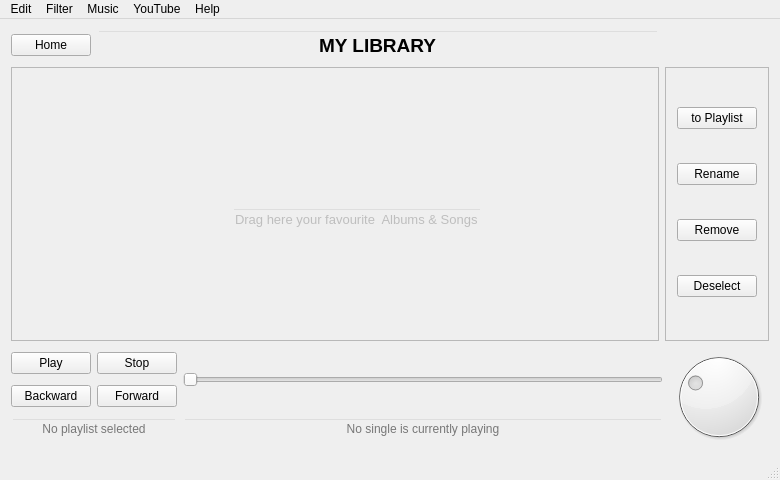
<?xml version="1.0" encoding="UTF-8"?>
<ui version="4.0">
 <class>MainWin</class>
 <widget class="QMainWindow" name="MainWin">
  <property name="geometry">
   <rect>
    <x>0</x>
    <y>0</y>
    <width>780</width>
    <height>480</height>
   </rect>
  </property>
  <property name="baseSize">
   <size>
    <width>780</width>
    <height>480</height>
   </size>
  </property>
  <property name="windowTitle">
   <string>MainWin</string>
  </property>
  <widget class="QWidget" name="centralWidget">
   <layout class="QGridLayout" name="gridLayout_2">
    <item row="1" column="0" colspan="2">
     <widget class="QScrollArea" name="dropArea">
      <property name="sizePolicy">
       <sizepolicy hsizetype="Preferred" vsizetype="Expanding">
        <horstretch>0</horstretch>
        <verstretch>0</verstretch>
       </sizepolicy>
      </property>
      <property name="mouseTracking">
       <bool>true</bool>
      </property>
      <property name="acceptDrops">
       <bool>true</bool>
      </property>
      <property name="widgetResizable">
       <bool>true</bool>
      </property>
      <property name="alignment">
       <set>Qt::AlignLeading|Qt::AlignLeft|Qt::AlignTop</set>
      </property>
      <widget class="QWidget" name="dropAreaContent">
       <property name="geometry">
        <rect>
         <x>0</x>
         <y>0</y>
         <width>654</width>
         <height>272</height>
        </rect>
       </property>
       <widget class="QLineEdit" name="default_placeholder">
        <property name="enabled">
         <bool>false</bool>
        </property>
        <property name="geometry">
         <rect>
          <x>220</x>
          <y>140</y>
          <width>250</width>
          <height>22</height>
         </rect>
        </property>
        <property name="minimumSize">
         <size>
          <width>250</width>
          <height>0</height>
         </size>
        </property>
        <property name="font">
         <font>
          <family>Ubuntu</family>
          <pointsize>10</pointsize>
          <weight>50</weight>
          <bold>false</bold>
         </font>
        </property>
        <property name="mouseTracking">
         <bool>false</bool>
        </property>
        <property name="acceptDrops">
         <bool>false</bool>
        </property>
        <property name="autoFillBackground">
         <bool>false</bool>
        </property>
        <property name="styleSheet">
         <string notr="true">background-color: rgba(255, 255, 255, 0);</string>
        </property>
        <property name="text">
         <string>Drag here your favourite  Albums &amp; Songs</string>
        </property>
        <property name="frame">
         <bool>true</bool>
        </property>
        <property name="alignment">
         <set>Qt::AlignCenter</set>
        </property>
        <property name="readOnly">
         <bool>true</bool>
        </property>
       </widget>
      </widget>
     </widget>
    </item>
    <item row="0" column="0">
     <widget class="QPushButton" name="ButtonHome">
      <property name="text">
       <string>Home</string>
      </property>
     </widget>
    </item>
    <item row="0" column="1">
     <widget class="QLineEdit" name="TitleLibrary">
      <property name="font">
       <font>
        <family>Ubuntu</family>
        <pointsize>14</pointsize>
        <weight>75</weight>
        <bold>true</bold>
       </font>
      </property>
      <property name="mouseTracking">
       <bool>false</bool>
      </property>
      <property name="acceptDrops">
       <bool>false</bool>
      </property>
      <property name="styleSheet">
       <string notr="true">background: transparent;</string>
      </property>
      <property name="text">
       <string>MY LIBRARY</string>
      </property>
      <property name="alignment">
       <set>Qt::AlignCenter</set>
      </property>
      <property name="readOnly">
       <bool>true</bool>
      </property>
     </widget>
    </item>
    <item row="2" column="0" colspan="3">
     <layout class="QHBoxLayout" name="horizontalLayout">
      <item>
       <layout class="QGridLayout" name="gridLayout">
        <item row="0" column="0">
         <widget class="QPushButton" name="ButtonPlay">
          <property name="text">
           <string>Play</string>
          </property>
          <property name="shortcut">
           <string/>
          </property>
         </widget>
        </item>
        <item row="2" column="2">
         <widget class="QLineEdit" name="CurrentSongLine">
          <property name="enabled">
           <bool>false</bool>
          </property>
          <property name="mouseTracking">
           <bool>false</bool>
          </property>
          <property name="acceptDrops">
           <bool>false</bool>
          </property>
          <property name="styleSheet">
           <string notr="true">background-color: rgba(255, 255, 255, 0);</string>
          </property>
          <property name="alignment">
           <set>Qt::AlignCenter</set>
          </property>
          <property name="readOnly">
           <bool>true</bool>
          </property>
          <property name="placeholderText">
           <string>No single is currently playing</string>
          </property>
         </widget>
        </item>
        <item row="0" column="1">
         <widget class="QPushButton" name="ButtonStop">
          <property name="text">
           <string>Stop</string>
          </property>
         </widget>
        </item>
        <item row="2" column="0" colspan="2">
         <widget class="QLineEdit" name="CurrentAlbumLine">
          <property name="enabled">
           <bool>false</bool>
          </property>
          <property name="mouseTracking">
           <bool>false</bool>
          </property>
          <property name="acceptDrops">
           <bool>false</bool>
          </property>
          <property name="autoFillBackground">
           <bool>false</bool>
          </property>
          <property name="styleSheet">
           <string notr="true">background-color: rgba(255, 255, 255, 0);</string>
          </property>
          <property name="alignment">
           <set>Qt::AlignCenter</set>
          </property>
          <property name="readOnly">
           <bool>true</bool>
          </property>
          <property name="placeholderText">
           <string>No playlist selected</string>
          </property>
         </widget>
        </item>
        <item row="1" column="0">
         <widget class="QPushButton" name="ButtonBackward">
          <property name="text">
           <string>Backward</string>
          </property>
         </widget>
        </item>
        <item row="1" column="1">
         <widget class="QPushButton" name="ButtonForward">
          <property name="text">
           <string>Forward</string>
          </property>
         </widget>
        </item>
        <item row="0" column="2" rowspan="2">
         <widget class="QSlider" name="ProgressSlider">
          <property name="mouseTracking">
           <bool>true</bool>
          </property>
          <property name="orientation">
           <enum>Qt::Horizontal</enum>
          </property>
         </widget>
        </item>
       </layout>
      </item>
      <item>
       <widget class="QDial" name="VolumeSlider">
        <property name="mouseTracking">
         <bool>false</bool>
        </property>
        <property name="value">
         <number>30</number>
        </property>
       </widget>
      </item>
     </layout>
    </item>
    <item row="1" column="2">
     <widget class="QFrame" name="dropAreaOptions">
      <property name="frameShape">
       <enum>QFrame::StyledPanel</enum>
      </property>
      <property name="frameShadow">
       <enum>QFrame::Raised</enum>
      </property>
      <layout class="QVBoxLayout" name="verticalLayout">
       <item>
        <widget class="QPushButton" name="pushButton">
         <property name="sizePolicy">
          <sizepolicy hsizetype="Minimum" vsizetype="Fixed">
           <horstretch>0</horstretch>
           <verstretch>0</verstretch>
          </sizepolicy>
         </property>
         <property name="text">
          <string>to Playlist</string>
         </property>
        </widget>
       </item>
       <item>
        <widget class="QPushButton" name="ButtonRename">
         <property name="text">
          <string>Rename</string>
         </property>
        </widget>
       </item>
       <item>
        <widget class="QPushButton" name="ButtonRemove">
         <property name="text">
          <string>Remove</string>
         </property>
        </widget>
       </item>
       <item>
        <widget class="QPushButton" name="ButtonDeselect">
         <property name="text">
          <string>Deselect</string>
         </property>
        </widget>
       </item>
      </layout>
     </widget>
    </item>
   </layout>
  </widget>
  <widget class="QMenuBar" name="menuBar">
   <property name="geometry">
    <rect>
     <x>0</x>
     <y>0</y>
     <width>780</width>
     <height>22</height>
    </rect>
   </property>
   <widget class="QMenu" name="menuFilter">
    <property name="title">
     <string>Filter</string>
    </property>
    <addaction name="actionSearch"/>
    <addaction name="actionFilters"/>
   </widget>
   <widget class="QMenu" name="menuMusic">
    <property name="title">
     <string>Music</string>
    </property>
    <widget class="QMenu" name="menuPlay">
     <property name="title">
      <string>Play</string>
     </property>
     <addaction name="actionNextAlbum"/>
     <addaction name="actionPreviousAlbum"/>
     <addaction name="actionRandomSong"/>
     <addaction name="actionMixUp"/>
    </widget>
    <addaction name="menuPlay"/>
    <addaction name="actionRecent"/>
   </widget>
   <widget class="QMenu" name="menuYouTube">
    <property name="title">
     <string>YouTube</string>
    </property>
    <addaction name="actionAddURL"/>
   </widget>
   <widget class="QMenu" name="menuHelp">
    <property name="title">
     <string>Help</string>
    </property>
    <addaction name="actionShortcuts"/>
    <addaction name="actionAbout"/>
   </widget>
   <widget class="QMenu" name="menuEdit">
    <property name="title">
     <string>Edit</string>
    </property>
    <addaction name="actionAddNewAlbum"/>
    <addaction name="actionAddNewSongs"/>
    <addaction name="actionEditPlaylist"/>
    <addaction name="actionEditLibrary"/>
   </widget>
   <addaction name="menuEdit"/>
   <addaction name="menuFilter"/>
   <addaction name="menuMusic"/>
   <addaction name="menuYouTube"/>
   <addaction name="menuHelp"/>
  </widget>
  <widget class="QStatusBar" name="statusBar"/>
  <action name="actionAddNewAlbum">
   <property name="text">
    <string>Add Album</string>
   </property>
   <property name="shortcut">
    <string>Ctrl+A</string>
   </property>
  </action>
  <action name="actionEditPlaylist">
   <property name="text">
    <string>Edit Playlist</string>
   </property>
   <property name="shortcut">
    <string>Ctrl+P</string>
   </property>
  </action>
  <action name="actionSearch">
   <property name="text">
    <string>Search</string>
   </property>
  </action>
  <action name="actionFilters">
   <property name="text">
    <string>Filters</string>
   </property>
  </action>
  <action name="actionAddNewSongs">
   <property name="text">
    <string>Add Songs</string>
   </property>
   <property name="toolTip">
    <string>Add Songs</string>
   </property>
   <property name="shortcut">
    <string>Ctrl+S</string>
   </property>
  </action>
  <action name="actionAddURL">
   <property name="text">
    <string>Add URL</string>
   </property>
  </action>
  <action name="actionShortcuts">
   <property name="text">
    <string>Shortcuts</string>
   </property>
  </action>
  <action name="actionEditLibrary">
   <property name="text">
    <string>Edit Library</string>
   </property>
   <property name="shortcut">
    <string>Ctrl+L</string>
   </property>
  </action>
  <action name="actionAbout">
   <property name="text">
    <string>About</string>
   </property>
  </action>
  <action name="actionRecent">
   <property name="text">
    <string>Recent</string>
   </property>
  </action>
  <action name="actionNextAlbum">
   <property name="text">
    <string>Next Album</string>
   </property>
  </action>
  <action name="actionPreviousAlbum">
   <property name="text">
    <string>Previous Album</string>
   </property>
  </action>
  <action name="actionRandomSong">
   <property name="text">
    <string>Random Song</string>
   </property>
  </action>
  <action name="actionMixUp">
   <property name="text">
    <string>Mix Up</string>
   </property>
  </action>
 </widget>
 <layoutdefault spacing="6" margin="11"/>
 <resources/>
 <connections/>
</ui>
